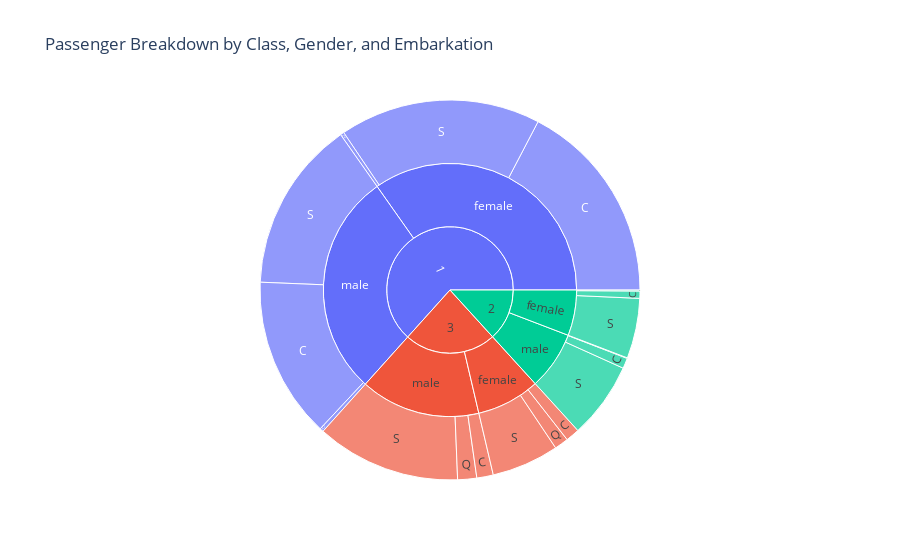

The cell this chart's notebook holds for it:
### Code cell
fig = px.sunburst(df,
                  path=['Pclass', 'Sex', 'Embarked'],
                  values='Fare',
                  title='Passenger Breakdown by Class, Gender, and Embarkation')
fig.show()

### Figure 1 — Plotly figure (JSON) as saved in the notebook; plotly's stock layout.template omitted (floating-point values rounded to 4 significant figures)
{"data": [{"branchvalues": "total", "domain": {"x": [0, 1], "y": [0, 1]}, "hovertemplate": "labels=%{label}<br>Fare=%{value}<br>parent=%{parent}<br>id=%{id}<extra></extra>", "ids": ["3/male/S", "1/female/C", "3/female/S", "1/female/S", "3/male/Q", "1/male/S", "2/female/C", "2/female/S", "2/male/S", "3/female/C", "3/female/Q", "3/male/C", "1/male/C", "2/male/C", "1/male/Q", "2/female/Q", "1/female/Q", "2/male/Q", "3/male", "1/female", "3/female", "1/male", "2/female", "2/male", "3", "1", "2"], "labels": ["S", "C", "S", "S", "Q", "S", "C", "S", "S", "C", "Q", "C", "C", "C", "Q", "Q", "Q", "Q", "male", "female", "female", "male", "female", "male", "3", "1", "2"], "name": "", "parents": ["3/male", "1/female", "3/female", "1/female", "3/male", "1/male", "2/female", "2/female", "2/male", "3/female", "3/female", "3/male", "1/male", "2/male", "1/male", "2/female", "1/female", "2/male", "3", "1", "3", "1", "2", "2", "", "", ""], "type": "sunburst", "values": [3526.0, 4973.0, 1643.0, 4913.0, 465.0, 4183.0, 176.9, 1468.0, 1866.0, 338.0, 340.2, 402.1, 3929.0, 254.2, 90.0, 24.7, 90.0, 12.35, 4394.0, 9976.0, 2321.0, 8202.0, 1670.0, 2132.0, 6715.0, 18180.0, 3802.0]}], "layout": {"legend": {"tracegroupgap": 0}, "title": {"text": "Passenger Breakdown by Class, Gender, and Embarkation"}}}
